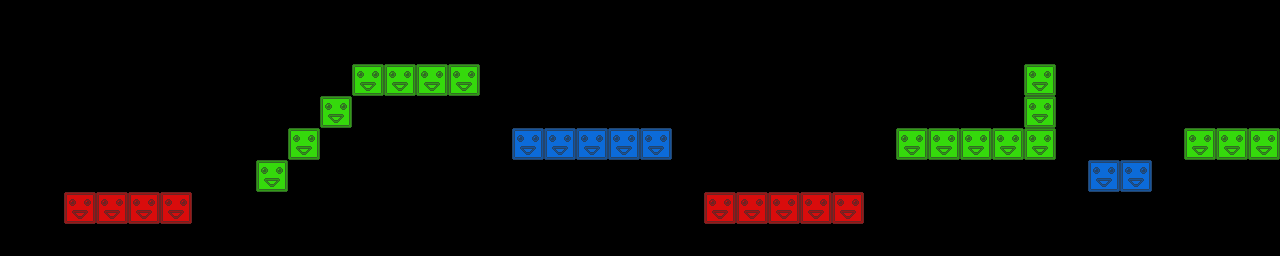

This game map was drawn from its Tiled (.tmx) file and the tilesets committed beside it. A one-line description and the trimmed map source follow:
An orthogonal 40x8 tile map with 32x32 px tiles, 3 tile layers (red, green, blue) and 10 objects.

<map version="1.0" orientation="orthogonal" renderorder="right-down" width="40" height="8" tilewidth="32" tileheight="32">
 <tileset firstgid="1" name="blocks" tilewidth="32" tileheight="32">
  <image source="blocks.png" width="96" height="32" />
 </tileset>
 <layer name="red" width="40" height="8">
  <data>[320 cells, 9 non-empty, 1 distinct tile ids]</data>
 </layer>
 <layer name="green" width="40" height="8">
  <data>[320 cells, 17 non-empty, 1 distinct tile ids]</data>
 </layer>
 <layer name="blue" width="40" height="8">
  <data>[320 cells, 7 non-empty, 1 distinct tile ids]</data>
 </layer>
 <objectgroup name="crystals">
  <object x="145" y="167">
   <ellipse />
  </object>
  <object x="307" y="112">
   <ellipse />
  </object>
  <object x="468" y="49">
   <ellipse />
  </object>
  <object x="560" y="97">
   <ellipse />
  </object>
  <object x="748" y="146">
   <ellipse />
  </object>
  <object x="976" y="107">
   <ellipse />
  </object>
  <object x="1124" y="138">
   <ellipse />
  </object>
  <object x="1195" y="89">
   <ellipse />
  </object>
 </objectgroup>
 <objectgroup name="spikes">
  <object x="606" y="111">
   <ellipse />
  </object>
  <object x="1260" y="110">
   <ellipse />
  </object>
 </objectgroup>
</map>
